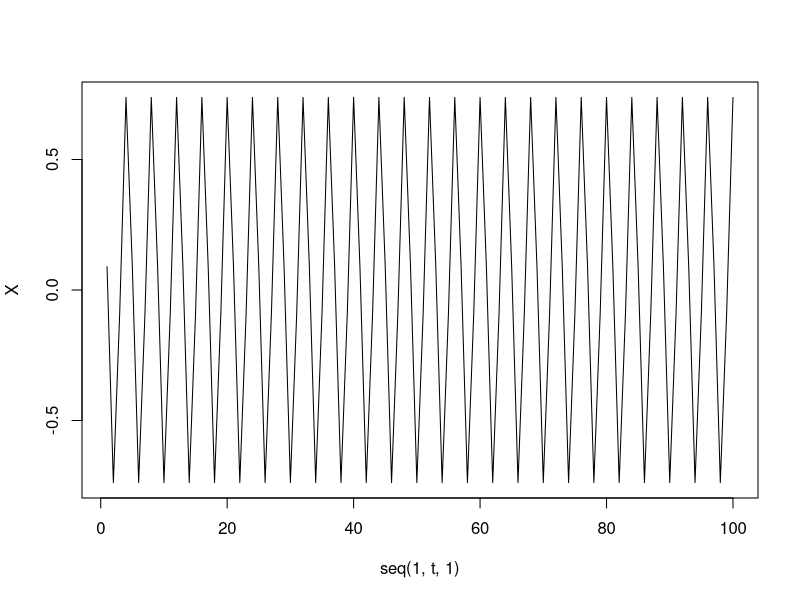
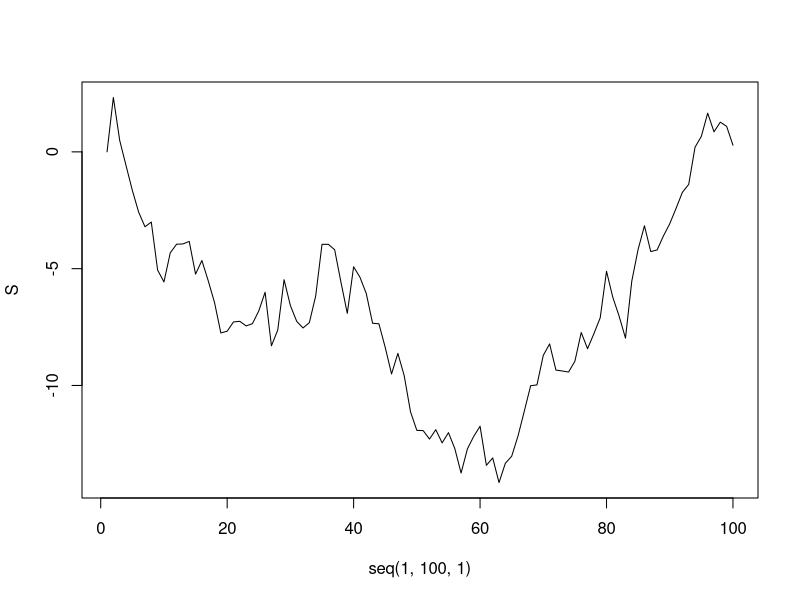
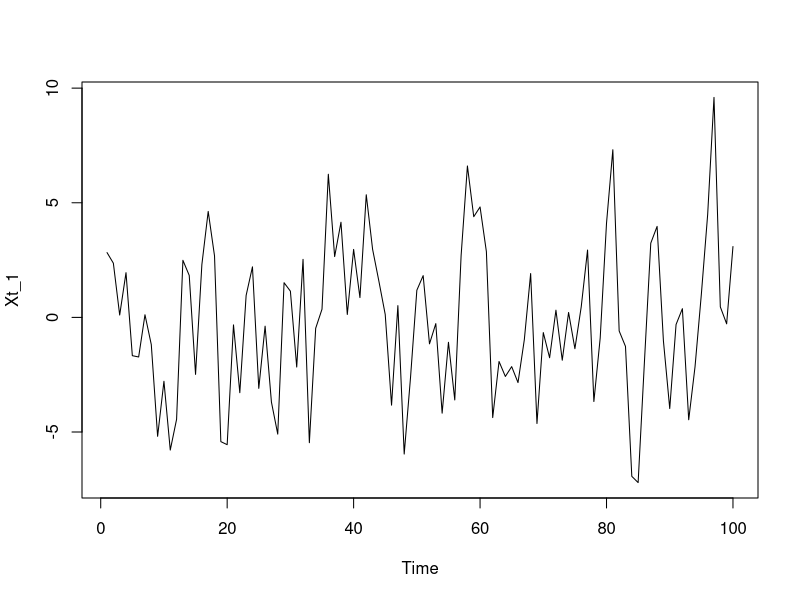
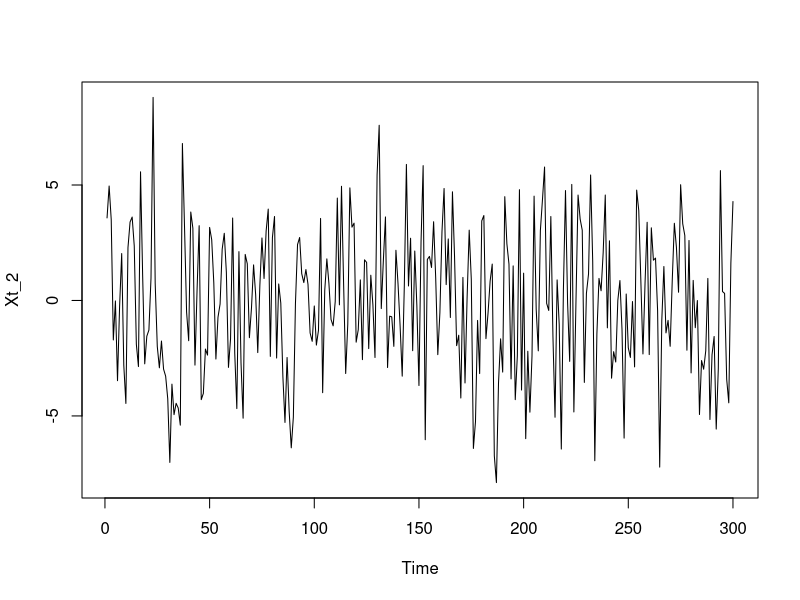
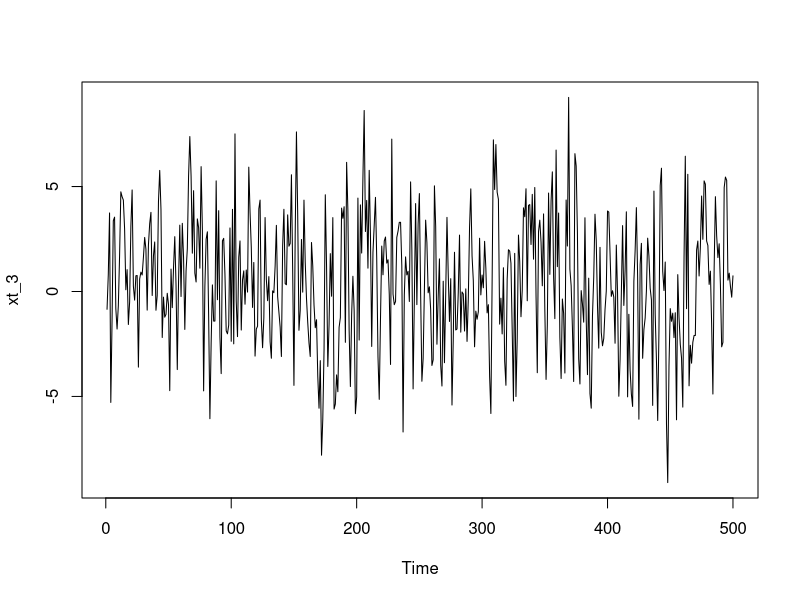
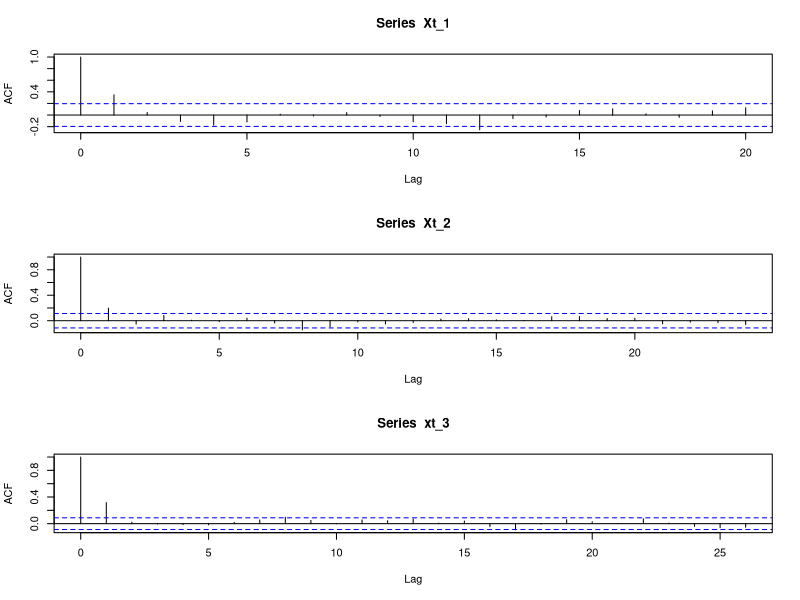
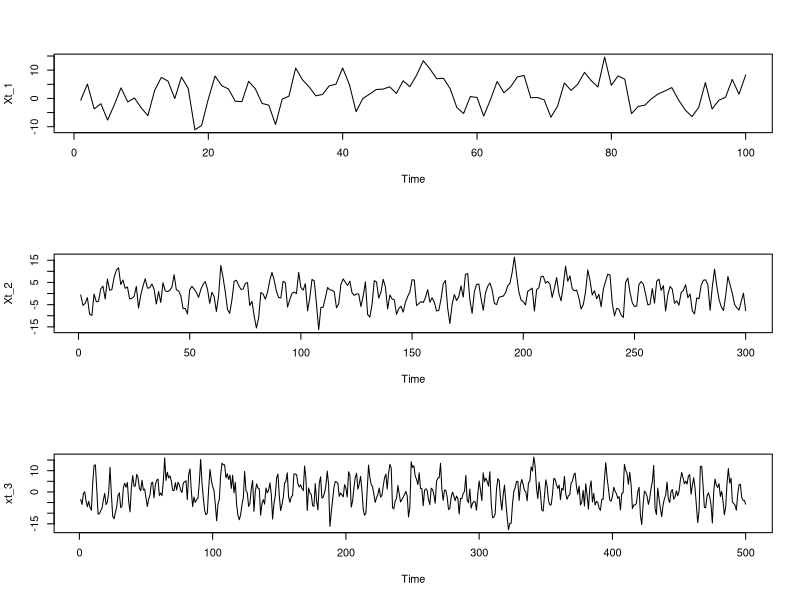
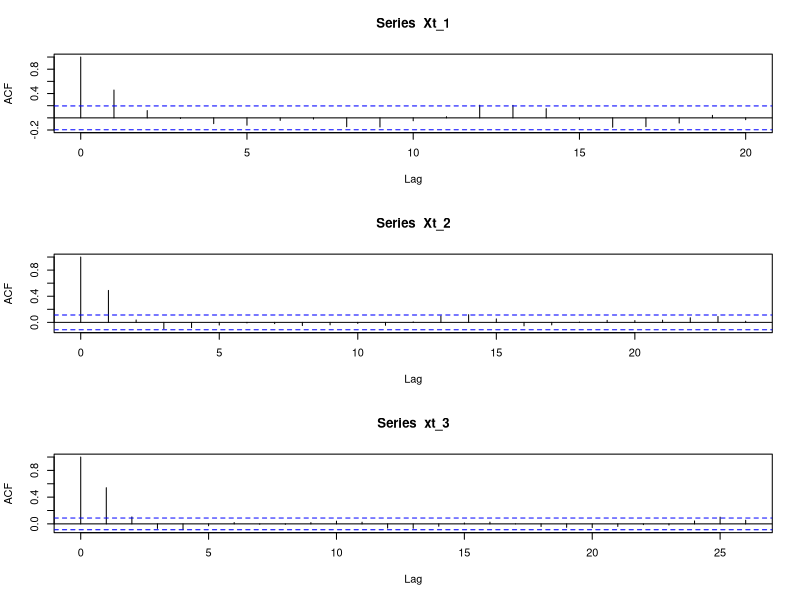

These charts were generated, in order, by the following R code:
#CAMINATA ALEATORIA####
#pendulo
t = 100
A = rnorm(1,0,1)
B = rnorm(1,0,1)
theta = pi/2
X = NULL
for (i in 1:t) {
  X[i] = A*cos(theta*i) + B*sin(theta*i)
}
plot(seq(1,t,1),X,type = "l")

#caminata
S = rep(0,100)
for (i in 2:100) {
  S[i] = rnorm(1,0,1) + S[i-1]
}
plot(seq(1,100,1),S, type = "l")


#SIMULACION MA(1)####
#theta = 3
library(xts)
Z1 <- rnorm(100) 
Xt_1 <- ts(Z1 + 3*Z1[2:100], start = 1, end = 100)
Xt_1
plot.ts(Xt_1)

Z2 <- rnorm(300)
Xt_2 <- ts(Z2 + 3*Z2[2:300], start = 1, end = 300)
plot.ts(Xt_2)

Z3 <- rnorm(500)
xt_3 <- ts(Z3 + 3*Z3[2:500], start = 1, end=500)
plot.ts(xt_3)

windows()
par(mfrow=c(3,1))
acf(Xt_1)
acf(Xt_2)
acf(xt_3)

#SIMULACIÓN MA(2)####
#theta_1 = 3
#theta_2 = 5
library(xts)
Z1 <- rnorm(100) 
Xt_1 <- ts(Z1 + 3*Z1[2:100] + 5*Z1[3:100], start = 1, end = 100)
Xt_1
plot.ts(Xt_1)

Z2 <- rnorm(300)
Xt_2 <- ts(Z2 + 3*Z2[2:300] + 5*Z2[3:300], start = 1, end = 300)
plot.ts(Xt_2)

Z3 <- rnorm(500)
xt_3 <- ts(Z3 + 3*Z3[2:500] + 5*Z3[3:500], start = 1, end=500)
plot.ts(xt_3)

windows()
par(mfrow=c(3,1))
acf(Xt_1)
acf(Xt_2)
acf(xt_3)
